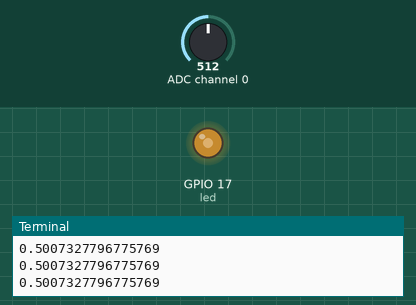
A program run on a simulated Raspberry Pi (BCM pin numbers). Shown: output pins drawn as LEDs (lit = HIGH), the last lines printed to the terminal. The inputs (shaded band) are chosen by the test bench; at power-on: ADC channel 0 = 512 (analog values on the 0–1023 scale).

Above: at 1.2 s.
1.3 s: ADC channel 0 set to 716
At 2.5 s:
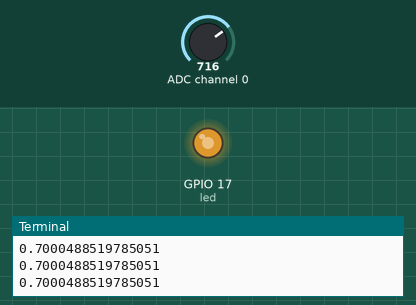
2.8 s: ADC channel 0 set to 900
At 4.0 s:
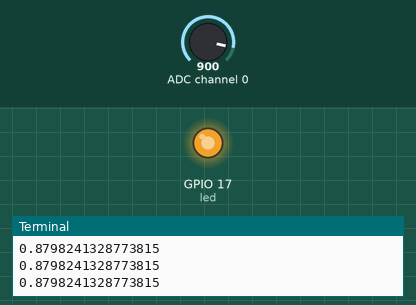
4.3 s: ADC channel 0 set to 122
At 5.5 s:
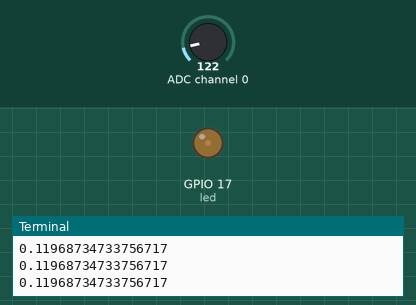
5.8 s: ADC channel 0 set to 0
At 7.2 s:
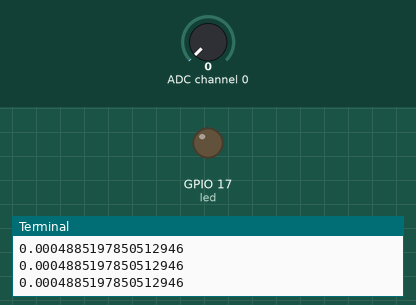
Timing chart, 0 to 8.3 s (numbered marks = the images above; inputs shaded):
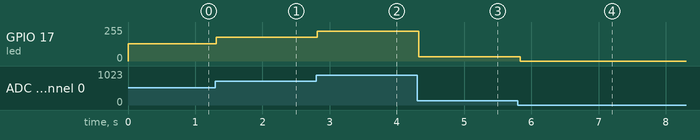

The program:

lab4.py
```python
from gpiozero import PWMLED, MCP3008
from time import sleep

pot = MCP3008(0)

led = PWMLED(17)

while True:
    if pot.value < 0.001:
        led.value = 0
    else:
        led.value = pot.value

    print(pot.value)
    sleep(0.1)
```

Measured:
- after the input at 1.3 s, GPIO 17 (led): 128/255 → 179/255 at once
- after the input at 2.8 s, GPIO 17 (led): 179/255 → 224/255 at once
- after the input at 4.3 s, GPIO 17 (led): 224/255 → 31/255 at once
- after the input at 5.8 s, GPIO 17 (led): 31/255 → 0/255 at once
